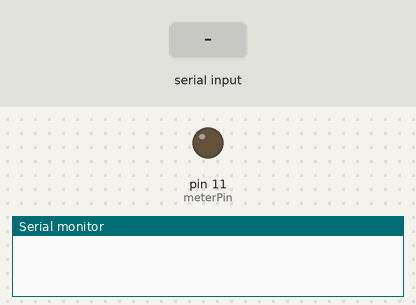
Simulated run of this sketch. Board: Arduino Uno, built with avr-gcc and run on an emulated ATmega328P. Parts: output pins drawn as LEDs (lit = HIGH), the last lines printed to the serial monitor. The inputs (shaded band) are chosen by the test bench.

Above: at 1.2 s.
1.3 s: "90,45\n" received over Serial
At 3.4 s:
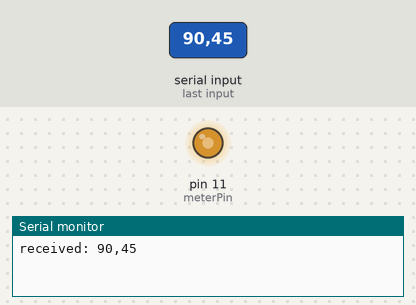
3.8 s: "5\n" received over Serial
At 5.1 s:
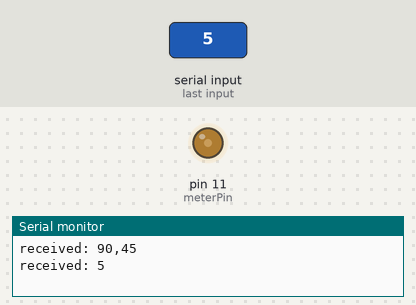
6.3 s: "30,150\n" received over Serial
At 8.4 s:
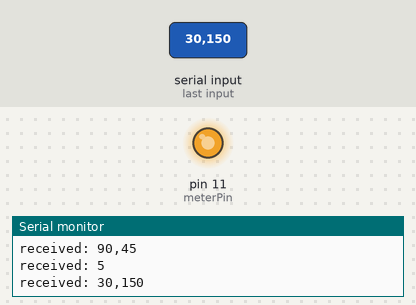
8.8 s: "90\n" received over Serial
At 10.2 s:
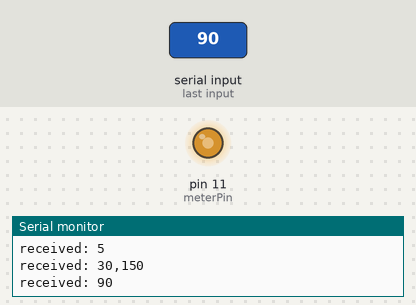
Timing chart, 0 to 11.8 s (numbered marks = the images above; inputs shaded):
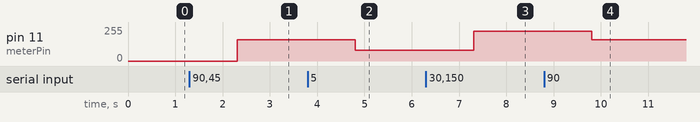

The sketch:

client.ino
```cpp
String incoming;
int meterPin = 11;
int meterMax = 16;

void setup() {
  Serial.begin(9600);
  pinMode(meterPin, OUTPUT);
}

void loop() {
  if (Serial.available() > 0) {
    incoming = Serial.readString();
    Serial.print("received: ");
    Serial.println(incoming);

    int analogValue = incoming.toFloat() * meterMax;
    analogWrite(meterPin, analogValue);
  }

}
```

Measured:
- after the input at 1.3 s, pin 11 (meterPin): 0/255 → 160/255 after 1.0 s
- after the input at 3.8 s, pin 11 (meterPin): 160/255 → 80/255 after 1.0 s
- after the input at 6.3 s, pin 11 (meterPin): 80/255 → 224/255 after 1.0 s
- after the input at 8.8 s, pin 11 (meterPin): 224/255 → 160/255 after 1.0 s
